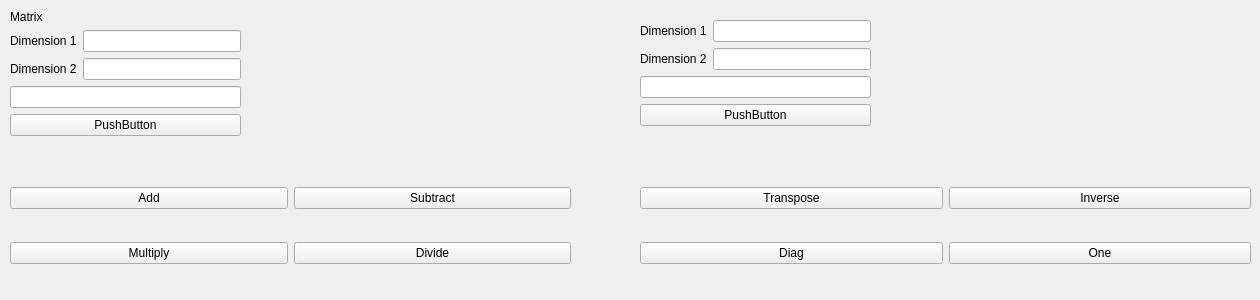
          <widget class="QWidget" name="page_2">
           <widget class="QLabel" name="label_3">
            <property name="geometry">
             <rect>
              <x>10</x>
              <y>10</y>
              <width>53</width>
              <height>14</height>
             </rect>
            </property>
            <property name="text">
             <string>Matrix</string>
            </property>
           </widget>
           <widget class="QWidget" name="formLayoutWidget">
            <property name="geometry">
             <rect>
              <x>10</x>
              <y>30</y>
              <width>231</width>
              <height>120</height>
             </rect>
            </property>
            <layout class="QFormLayout" name="formLayout">
             <item row="0" column="0">
              <widget class="QLabel" name="label_5">
               <property name="text">
                <string>Dimension 1</string>
               </property>
              </widget>
             </item>
             <item row="0" column="1">
              <widget class="QLineEdit" name="leMatrixDim11"/>
             </item>
             <item row="1" column="1">
              <widget class="QLineEdit" name="leMatrixDim12"/>
             </item>
             <item row="3" column="0" colspan="2">
              <widget class="QPushButton" name="pbMatrixLoad1">
               <property name="text">
                <string>PushButton</string>
               </property>
              </widget>
             </item>
             <item row="2" column="0" colspan="2">
              <widget class="QLineEdit" name="leMatrixData1"/>
             </item>
             <item row="1" column="0">
              <widget class="QLabel" name="label_6">
               <property name="text">
                <string>Dimension 2</string>
               </property>
              </widget>
             </item>
            </layout>
           </widget>
           <widget class="QWidget" name="formLayoutWidget_2">
            <property name="geometry">
             <rect>
              <x>640</x>
              <y>20</y>
              <width>231</width>
              <height>120</height>
             </rect>
            </property>
            <layout class="QFormLayout" name="formLayout_2">
             <item row="0" column="0">
              <widget class="QLabel" name="label_7">
               <property name="text">
                <string>Dimension 1</string>
               </property>
              </widget>
             </item>
             <item row="0" column="1">
              <widget class="QLineEdit" name="leMatrixDim21"/>
             </item>
             <item row="1" column="0">
              <widget class="QLabel" name="label_8">
               <property name="text">
                <string>Dimension 2</string>
               </property>
              </widget>
             </item>
             <item row="2" column="0" colspan="2">
              <widget class="QLineEdit" name="leMatrixData2"/>
             </item>
             <item row="3" column="0" colspan="2">
              <widget class="QPushButton" name="pbMatrixLoad2">
               <property name="text">
                <string>PushButton</string>
               </property>
              </widget>
             </item>
             <item row="1" column="1">
              <widget class="QLineEdit" name="leMatrixDim22"/>
             </item>
            </layout>
           </widget>
           <widget class="QWidget" name="gridLayoutWidget_2">
            <property name="geometry">
             <rect>
              <x>10</x>
              <y>160</y>
              <width>561</width>
              <height>131</height>
             </rect>
            </property>
            <layout class="QGridLayout" name="gridLayout_2">
             <item row="0" column="1">
              <widget class="QPushButton" name="pbMatrixSubtract">
               <property name="text">
                <string>Subtract</string>
               </property>
              </widget>
             </item>
             <item row="0" column="0">
              <widget class="QPushButton" name="pbMatrixAdd">
               <property name="text">
                <string>Add</string>
               </property>
              </widget>
             </item>
             <item row="1" column="0">
              <widget class="QPushButton" name="pbMatrixMultiply">
               <property name="text">
                <string>Multiply</string>
               </property>
              </widget>
             </item>
             <item row="1" column="1">
              <widget class="QPushButton" name="pbMatrixDivide">
               <property name="text">
                <string>Divide</string>
               </property>
              </widget>
             </item>
            </layout>
           </widget>
           <widget class="QWidget" name="gridLayoutWidget">
            <property name="geometry">
             <rect>
              <x>640</x>
              <y>160</y>
              <width>611</width>
              <height>131</height>
             </rect>
            </property>
            <layout class="QGridLayout" name="gridLayout">
             <item row="1" column="1">
              <widget class="QPushButton" name="pbMatrixOne">
               <property name="text">
                <string>One</string>
               </property>
              </widget>
             </item>
             <item row="0" column="1">
              <widget class="QPushButton" name="pbMatrixInverse">
               <property name="text">
                <string>Inverse</string>
               </property>
              </widget>
             </item>
             <item row="0" column="0">
              <widget class="QPushButton" name="pbMatrixTranspose">
               <property name="text">
                <string>Transpose</string>
               </property>
              </widget>
             </item>
             <item row="1" column="0">
              <widget class="QPushButton" name="pbMatrixDiag">
               <property name="text">
                <string>Diag</string>
               </property>
              </widget>
             </item>
            </layout>
           </widget>
          </widget>
